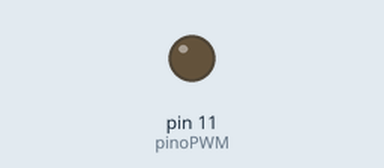
The sketch below on a simulated Arduino Uno, built with avr-gcc and run on an emulated ATmega328P. Shown: output pins drawn as LEDs (lit = HIGH).

Above: at 0.15 s.
At 37.45 s:
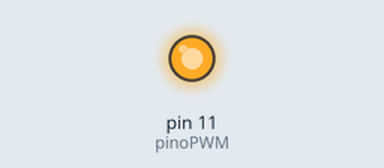
Timing chart, 0 to 40.0 s (numbered marks = the images above):
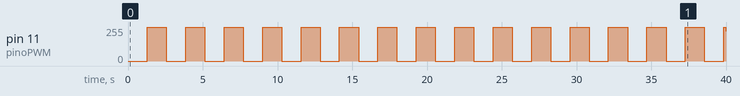

Measured:
- by itself, pin 11 (pinoPWM): 0/255 → 255/255 at 1.3 s, → 0/255 1.3 s later, → 255/255 1.3 s later, → 0/255 1.3 s later, … (32 changes in this stretch)

The sketch:

exercicio_analogico02.ino
```cpp
int pinoPWM = 11;

void setup() {
  pinMode(pinoPWM, OUTPUT);
  Serial.begin(9600);
}

void loop() {
  int vCiclo = 0;
  for (; vCiclo <= 255; vCiclo++) {
    analogWrite(pinoPWM, vCiclo);
    delay(5);
  }
  for (; vCiclo >= 0; vCiclo--) {
    analogWrite(pinoPWM, vCiclo);
    delay(5);
  }
//  if (Serial.available()) {
//    vCiclo = Serial.parseInt();
//    analogWrite(pinoPWM, vCiclo);
//  }
}
```
